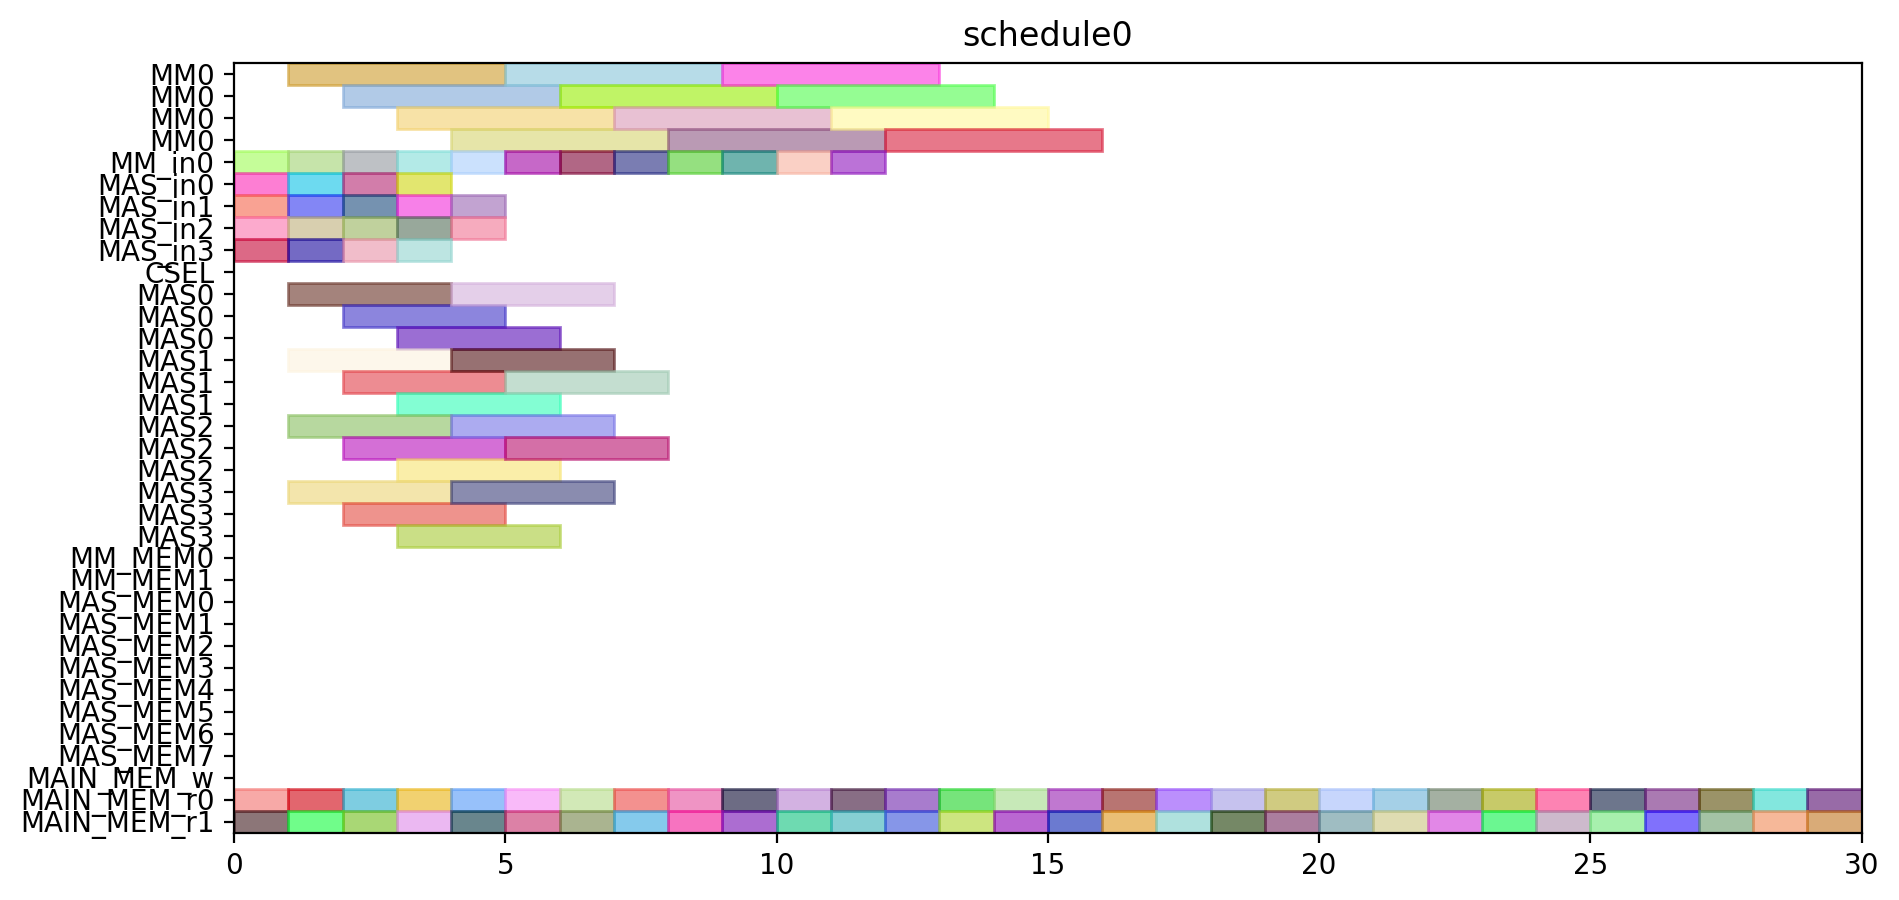

The Python source for this figure:
from pyschedule import Scenario, solvers, plotters, alt


def solve():
	horizon = 110
	S = Scenario("schedule0", horizon=horizon)

	# resource
	MM = S.Resources('MM', num=1, size=4)
	MM_in = S.Resources('MM_in', num=1)
	MAS_in = S.Resources('MAS_in', num=4)
	CSEL = S.Resource('CSEL')
	MAS = S.Resources('MAS', num=4, size=3, periods=range(1, horizon))
	MM_MEM = S.Resources('MM_MEM', num=2)
	MAS_MEM = S.Resources('MAS_MEM', num=8)
	MAIN_MEM_w = S.Resource('MAIN_MEM_w', size=1)
	MAIN_MEM_r = S.Resources('MAIN_MEM_r', num=2)

	# result of previous scheduling

	# new tasks
	c_t0_t0_t0 = S.Task('c_t0_t0_t0', length=4, delay_cost=1)
	c_t0_t0_t0 += alt(MM)
	c_t0_t0_t0_in = S.Task('c_t0_t0_t0_in', length=1, delay_cost=1)
	c_t0_t0_t0_in += alt(MM_in)
	S += c_t0_t0_t0_in*MM_in[0]<=c_t0_t0_t0*MM[0]

	c_t0_t0_t0_mem0 = S.Task('c_t0_t0_t0_mem0', length=1, delay_cost=1)
	c_t0_t0_t0_mem0 += MAIN_MEM_r[0]
	c_t0_t0_t0_mem1 = S.Task('c_t0_t0_t0_mem1', length=1, delay_cost=1)
	c_t0_t0_t0_mem1 += MAIN_MEM_r[1]
	c_t0_t0_t1 = S.Task('c_t0_t0_t1', length=4, delay_cost=1)
	c_t0_t0_t1 += alt(MM)
	c_t0_t0_t1_in = S.Task('c_t0_t0_t1_in', length=1, delay_cost=1)
	c_t0_t0_t1_in += alt(MM_in)
	S += c_t0_t0_t1_in*MM_in[0]<=c_t0_t0_t1*MM[0]

	c_t0_t0_t1_mem0 = S.Task('c_t0_t0_t1_mem0', length=1, delay_cost=1)
	c_t0_t0_t1_mem0 += MAIN_MEM_r[0]
	c_t0_t0_t1_mem1 = S.Task('c_t0_t0_t1_mem1', length=1, delay_cost=1)
	c_t0_t0_t1_mem1 += MAIN_MEM_r[1]
	c_t0_t0_t2 = S.Task('c_t0_t0_t2', length=3, delay_cost=1)
	c_t0_t0_t2 += alt(MAS)
	c_t0_t0_t2_in = S.Task('c_t0_t0_t2_in', length=1, delay_cost=1)
	c_t0_t0_t2_in += alt(MAS_in)
	S += c_t0_t0_t2_in*MAS_in[0]<=c_t0_t0_t2*MAS[0]

	S += c_t0_t0_t2_in*MAS_in[1]<=c_t0_t0_t2*MAS[1]

	S += c_t0_t0_t2_in*MAS_in[2]<=c_t0_t0_t2*MAS[2]

	S += c_t0_t0_t2_in*MAS_in[3]<=c_t0_t0_t2*MAS[3]

	c_t0_t0_t2_mem0 = S.Task('c_t0_t0_t2_mem0', length=1, delay_cost=1)
	c_t0_t0_t2_mem0 += MAIN_MEM_r[0]
	c_t0_t0_t2_mem1 = S.Task('c_t0_t0_t2_mem1', length=1, delay_cost=1)
	c_t0_t0_t2_mem1 += MAIN_MEM_r[1]
	c_t0_t0_t3 = S.Task('c_t0_t0_t3', length=3, delay_cost=1)
	c_t0_t0_t3 += alt(MAS)
	c_t0_t0_t3_in = S.Task('c_t0_t0_t3_in', length=1, delay_cost=1)
	c_t0_t0_t3_in += alt(MAS_in)
	S += c_t0_t0_t3_in*MAS_in[0]<=c_t0_t0_t3*MAS[0]

	S += c_t0_t0_t3_in*MAS_in[1]<=c_t0_t0_t3*MAS[1]

	S += c_t0_t0_t3_in*MAS_in[2]<=c_t0_t0_t3*MAS[2]

	S += c_t0_t0_t3_in*MAS_in[3]<=c_t0_t0_t3*MAS[3]

	c_t0_t0_t3_mem0 = S.Task('c_t0_t0_t3_mem0', length=1, delay_cost=1)
	c_t0_t0_t3_mem0 += MAIN_MEM_r[0]
	c_t0_t0_t3_mem1 = S.Task('c_t0_t0_t3_mem1', length=1, delay_cost=1)
	c_t0_t0_t3_mem1 += MAIN_MEM_r[1]
	c_t0_t1_t0 = S.Task('c_t0_t1_t0', length=4, delay_cost=1)
	c_t0_t1_t0 += alt(MM)
	c_t0_t1_t0_in = S.Task('c_t0_t1_t0_in', length=1, delay_cost=1)
	c_t0_t1_t0_in += alt(MM_in)
	S += c_t0_t1_t0_in*MM_in[0]<=c_t0_t1_t0*MM[0]

	c_t0_t1_t0_mem0 = S.Task('c_t0_t1_t0_mem0', length=1, delay_cost=1)
	c_t0_t1_t0_mem0 += MAIN_MEM_r[0]
	c_t0_t1_t0_mem1 = S.Task('c_t0_t1_t0_mem1', length=1, delay_cost=1)
	c_t0_t1_t0_mem1 += MAIN_MEM_r[1]
	c_t0_t1_t1 = S.Task('c_t0_t1_t1', length=4, delay_cost=1)
	c_t0_t1_t1 += alt(MM)
	c_t0_t1_t1_in = S.Task('c_t0_t1_t1_in', length=1, delay_cost=1)
	c_t0_t1_t1_in += alt(MM_in)
	S += c_t0_t1_t1_in*MM_in[0]<=c_t0_t1_t1*MM[0]

	c_t0_t1_t1_mem0 = S.Task('c_t0_t1_t1_mem0', length=1, delay_cost=1)
	c_t0_t1_t1_mem0 += MAIN_MEM_r[0]
	c_t0_t1_t1_mem1 = S.Task('c_t0_t1_t1_mem1', length=1, delay_cost=1)
	c_t0_t1_t1_mem1 += MAIN_MEM_r[1]
	c_t0_t1_t2 = S.Task('c_t0_t1_t2', length=3, delay_cost=1)
	c_t0_t1_t2 += alt(MAS)
	c_t0_t1_t2_in = S.Task('c_t0_t1_t2_in', length=1, delay_cost=1)
	c_t0_t1_t2_in += alt(MAS_in)
	S += c_t0_t1_t2_in*MAS_in[0]<=c_t0_t1_t2*MAS[0]

	S += c_t0_t1_t2_in*MAS_in[1]<=c_t0_t1_t2*MAS[1]

	S += c_t0_t1_t2_in*MAS_in[2]<=c_t0_t1_t2*MAS[2]

	S += c_t0_t1_t2_in*MAS_in[3]<=c_t0_t1_t2*MAS[3]

	c_t0_t1_t2_mem0 = S.Task('c_t0_t1_t2_mem0', length=1, delay_cost=1)
	c_t0_t1_t2_mem0 += MAIN_MEM_r[0]
	c_t0_t1_t2_mem1 = S.Task('c_t0_t1_t2_mem1', length=1, delay_cost=1)
	c_t0_t1_t2_mem1 += MAIN_MEM_r[1]
	c_t0_t1_t3 = S.Task('c_t0_t1_t3', length=3, delay_cost=1)
	c_t0_t1_t3 += alt(MAS)
	c_t0_t1_t3_in = S.Task('c_t0_t1_t3_in', length=1, delay_cost=1)
	c_t0_t1_t3_in += alt(MAS_in)
	S += c_t0_t1_t3_in*MAS_in[0]<=c_t0_t1_t3*MAS[0]

	S += c_t0_t1_t3_in*MAS_in[1]<=c_t0_t1_t3*MAS[1]

	S += c_t0_t1_t3_in*MAS_in[2]<=c_t0_t1_t3*MAS[2]

	S += c_t0_t1_t3_in*MAS_in[3]<=c_t0_t1_t3*MAS[3]

	c_t0_t1_t3_mem0 = S.Task('c_t0_t1_t3_mem0', length=1, delay_cost=1)
	c_t0_t1_t3_mem0 += MAIN_MEM_r[0]
	c_t0_t1_t3_mem1 = S.Task('c_t0_t1_t3_mem1', length=1, delay_cost=1)
	c_t0_t1_t3_mem1 += MAIN_MEM_r[1]
	c_t0_t20 = S.Task('c_t0_t20', length=3, delay_cost=1)
	c_t0_t20 += alt(MAS)
	c_t0_t20_in = S.Task('c_t0_t20_in', length=1, delay_cost=1)
	c_t0_t20_in += alt(MAS_in)
	S += c_t0_t20_in*MAS_in[0]<=c_t0_t20*MAS[0]

	S += c_t0_t20_in*MAS_in[1]<=c_t0_t20*MAS[1]

	S += c_t0_t20_in*MAS_in[2]<=c_t0_t20*MAS[2]

	S += c_t0_t20_in*MAS_in[3]<=c_t0_t20*MAS[3]

	c_t0_t20_mem0 = S.Task('c_t0_t20_mem0', length=1, delay_cost=1)
	c_t0_t20_mem0 += MAIN_MEM_r[0]
	c_t0_t20_mem1 = S.Task('c_t0_t20_mem1', length=1, delay_cost=1)
	c_t0_t20_mem1 += MAIN_MEM_r[1]
	c_t0_t21 = S.Task('c_t0_t21', length=3, delay_cost=1)
	c_t0_t21 += alt(MAS)
	c_t0_t21_in = S.Task('c_t0_t21_in', length=1, delay_cost=1)
	c_t0_t21_in += alt(MAS_in)
	S += c_t0_t21_in*MAS_in[0]<=c_t0_t21*MAS[0]

	S += c_t0_t21_in*MAS_in[1]<=c_t0_t21*MAS[1]

	S += c_t0_t21_in*MAS_in[2]<=c_t0_t21*MAS[2]

	S += c_t0_t21_in*MAS_in[3]<=c_t0_t21*MAS[3]

	c_t0_t21_mem0 = S.Task('c_t0_t21_mem0', length=1, delay_cost=1)
	c_t0_t21_mem0 += MAIN_MEM_r[0]
	c_t0_t21_mem1 = S.Task('c_t0_t21_mem1', length=1, delay_cost=1)
	c_t0_t21_mem1 += MAIN_MEM_r[1]
	c_t0_t30 = S.Task('c_t0_t30', length=3, delay_cost=1)
	c_t0_t30 += alt(MAS)
	c_t0_t30_in = S.Task('c_t0_t30_in', length=1, delay_cost=1)
	c_t0_t30_in += alt(MAS_in)
	S += c_t0_t30_in*MAS_in[0]<=c_t0_t30*MAS[0]

	S += c_t0_t30_in*MAS_in[1]<=c_t0_t30*MAS[1]

	S += c_t0_t30_in*MAS_in[2]<=c_t0_t30*MAS[2]

	S += c_t0_t30_in*MAS_in[3]<=c_t0_t30*MAS[3]

	c_t0_t30_mem0 = S.Task('c_t0_t30_mem0', length=1, delay_cost=1)
	c_t0_t30_mem0 += MAIN_MEM_r[0]
	c_t0_t30_mem1 = S.Task('c_t0_t30_mem1', length=1, delay_cost=1)
	c_t0_t30_mem1 += MAIN_MEM_r[1]
	c_t0_t31 = S.Task('c_t0_t31', length=3, delay_cost=1)
	c_t0_t31 += alt(MAS)
	c_t0_t31_in = S.Task('c_t0_t31_in', length=1, delay_cost=1)
	c_t0_t31_in += alt(MAS_in)
	S += c_t0_t31_in*MAS_in[0]<=c_t0_t31*MAS[0]

	S += c_t0_t31_in*MAS_in[1]<=c_t0_t31*MAS[1]

	S += c_t0_t31_in*MAS_in[2]<=c_t0_t31*MAS[2]

	S += c_t0_t31_in*MAS_in[3]<=c_t0_t31*MAS[3]

	c_t0_t31_mem0 = S.Task('c_t0_t31_mem0', length=1, delay_cost=1)
	c_t0_t31_mem0 += MAIN_MEM_r[0]
	c_t0_t31_mem1 = S.Task('c_t0_t31_mem1', length=1, delay_cost=1)
	c_t0_t31_mem1 += MAIN_MEM_r[1]
	c_t1_t0_t0 = S.Task('c_t1_t0_t0', length=4, delay_cost=1)
	c_t1_t0_t0 += alt(MM)
	c_t1_t0_t0_in = S.Task('c_t1_t0_t0_in', length=1, delay_cost=1)
	c_t1_t0_t0_in += alt(MM_in)
	S += c_t1_t0_t0_in*MM_in[0]<=c_t1_t0_t0*MM[0]

	c_t1_t0_t0_mem0 = S.Task('c_t1_t0_t0_mem0', length=1, delay_cost=1)
	c_t1_t0_t0_mem0 += MAIN_MEM_r[0]
	c_t1_t0_t0_mem1 = S.Task('c_t1_t0_t0_mem1', length=1, delay_cost=1)
	c_t1_t0_t0_mem1 += MAIN_MEM_r[1]
	c_t1_t0_t1 = S.Task('c_t1_t0_t1', length=4, delay_cost=1)
	c_t1_t0_t1 += alt(MM)
	c_t1_t0_t1_in = S.Task('c_t1_t0_t1_in', length=1, delay_cost=1)
	c_t1_t0_t1_in += alt(MM_in)
	S += c_t1_t0_t1_in*MM_in[0]<=c_t1_t0_t1*MM[0]

	c_t1_t0_t1_mem0 = S.Task('c_t1_t0_t1_mem0', length=1, delay_cost=1)
	c_t1_t0_t1_mem0 += MAIN_MEM_r[0]
	c_t1_t0_t1_mem1 = S.Task('c_t1_t0_t1_mem1', length=1, delay_cost=1)
	c_t1_t0_t1_mem1 += MAIN_MEM_r[1]
	c_t1_t0_t2 = S.Task('c_t1_t0_t2', length=3, delay_cost=1)
	c_t1_t0_t2 += alt(MAS)
	c_t1_t0_t2_in = S.Task('c_t1_t0_t2_in', length=1, delay_cost=1)
	c_t1_t0_t2_in += alt(MAS_in)
	S += c_t1_t0_t2_in*MAS_in[0]<=c_t1_t0_t2*MAS[0]

	S += c_t1_t0_t2_in*MAS_in[1]<=c_t1_t0_t2*MAS[1]

	S += c_t1_t0_t2_in*MAS_in[2]<=c_t1_t0_t2*MAS[2]

	S += c_t1_t0_t2_in*MAS_in[3]<=c_t1_t0_t2*MAS[3]

	c_t1_t0_t2_mem0 = S.Task('c_t1_t0_t2_mem0', length=1, delay_cost=1)
	c_t1_t0_t2_mem0 += MAIN_MEM_r[0]
	c_t1_t0_t2_mem1 = S.Task('c_t1_t0_t2_mem1', length=1, delay_cost=1)
	c_t1_t0_t2_mem1 += MAIN_MEM_r[1]
	c_t1_t0_t3 = S.Task('c_t1_t0_t3', length=3, delay_cost=1)
	c_t1_t0_t3 += alt(MAS)
	c_t1_t0_t3_in = S.Task('c_t1_t0_t3_in', length=1, delay_cost=1)
	c_t1_t0_t3_in += alt(MAS_in)
	S += c_t1_t0_t3_in*MAS_in[0]<=c_t1_t0_t3*MAS[0]

	S += c_t1_t0_t3_in*MAS_in[1]<=c_t1_t0_t3*MAS[1]

	S += c_t1_t0_t3_in*MAS_in[2]<=c_t1_t0_t3*MAS[2]

	S += c_t1_t0_t3_in*MAS_in[3]<=c_t1_t0_t3*MAS[3]

	c_t1_t0_t3_mem0 = S.Task('c_t1_t0_t3_mem0', length=1, delay_cost=1)
	c_t1_t0_t3_mem0 += MAIN_MEM_r[0]
	c_t1_t0_t3_mem1 = S.Task('c_t1_t0_t3_mem1', length=1, delay_cost=1)
	c_t1_t0_t3_mem1 += MAIN_MEM_r[1]
	c_t1_t1_t0 = S.Task('c_t1_t1_t0', length=4, delay_cost=1)
	c_t1_t1_t0 += alt(MM)
	c_t1_t1_t0_in = S.Task('c_t1_t1_t0_in', length=1, delay_cost=1)
	c_t1_t1_t0_in += alt(MM_in)
	S += c_t1_t1_t0_in*MM_in[0]<=c_t1_t1_t0*MM[0]

	c_t1_t1_t0_mem0 = S.Task('c_t1_t1_t0_mem0', length=1, delay_cost=1)
	c_t1_t1_t0_mem0 += MAIN_MEM_r[0]
	c_t1_t1_t0_mem1 = S.Task('c_t1_t1_t0_mem1', length=1, delay_cost=1)
	c_t1_t1_t0_mem1 += MAIN_MEM_r[1]
	c_t1_t1_t1 = S.Task('c_t1_t1_t1', length=4, delay_cost=1)
	c_t1_t1_t1 += alt(MM)
	c_t1_t1_t1_in = S.Task('c_t1_t1_t1_in', length=1, delay_cost=1)
	c_t1_t1_t1_in += alt(MM_in)
	S += c_t1_t1_t1_in*MM_in[0]<=c_t1_t1_t1*MM[0]

	c_t1_t1_t1_mem0 = S.Task('c_t1_t1_t1_mem0', length=1, delay_cost=1)
	c_t1_t1_t1_mem0 += MAIN_MEM_r[0]
	c_t1_t1_t1_mem1 = S.Task('c_t1_t1_t1_mem1', length=1, delay_cost=1)
	c_t1_t1_t1_mem1 += MAIN_MEM_r[1]
	c_t1_t1_t2 = S.Task('c_t1_t1_t2', length=3, delay_cost=1)
	c_t1_t1_t2 += alt(MAS)
	c_t1_t1_t2_in = S.Task('c_t1_t1_t2_in', length=1, delay_cost=1)
	c_t1_t1_t2_in += alt(MAS_in)
	S += c_t1_t1_t2_in*MAS_in[0]<=c_t1_t1_t2*MAS[0]

	S += c_t1_t1_t2_in*MAS_in[1]<=c_t1_t1_t2*MAS[1]

	S += c_t1_t1_t2_in*MAS_in[2]<=c_t1_t1_t2*MAS[2]

	S += c_t1_t1_t2_in*MAS_in[3]<=c_t1_t1_t2*MAS[3]

	c_t1_t1_t2_mem0 = S.Task('c_t1_t1_t2_mem0', length=1, delay_cost=1)
	c_t1_t1_t2_mem0 += MAIN_MEM_r[0]
	c_t1_t1_t2_mem1 = S.Task('c_t1_t1_t2_mem1', length=1, delay_cost=1)
	c_t1_t1_t2_mem1 += MAIN_MEM_r[1]
	c_t1_t1_t3 = S.Task('c_t1_t1_t3', length=3, delay_cost=1)
	c_t1_t1_t3 += alt(MAS)
	c_t1_t1_t3_in = S.Task('c_t1_t1_t3_in', length=1, delay_cost=1)
	c_t1_t1_t3_in += alt(MAS_in)
	S += c_t1_t1_t3_in*MAS_in[0]<=c_t1_t1_t3*MAS[0]

	S += c_t1_t1_t3_in*MAS_in[1]<=c_t1_t1_t3*MAS[1]

	S += c_t1_t1_t3_in*MAS_in[2]<=c_t1_t1_t3*MAS[2]

	S += c_t1_t1_t3_in*MAS_in[3]<=c_t1_t1_t3*MAS[3]

	c_t1_t1_t3_mem0 = S.Task('c_t1_t1_t3_mem0', length=1, delay_cost=1)
	c_t1_t1_t3_mem0 += MAIN_MEM_r[0]
	c_t1_t1_t3_mem1 = S.Task('c_t1_t1_t3_mem1', length=1, delay_cost=1)
	c_t1_t1_t3_mem1 += MAIN_MEM_r[1]
	c_t1_t20 = S.Task('c_t1_t20', length=3, delay_cost=1)
	c_t1_t20 += alt(MAS)
	c_t1_t20_in = S.Task('c_t1_t20_in', length=1, delay_cost=1)
	c_t1_t20_in += alt(MAS_in)
	S += c_t1_t20_in*MAS_in[0]<=c_t1_t20*MAS[0]

	S += c_t1_t20_in*MAS_in[1]<=c_t1_t20*MAS[1]

	S += c_t1_t20_in*MAS_in[2]<=c_t1_t20*MAS[2]

	S += c_t1_t20_in*MAS_in[3]<=c_t1_t20*MAS[3]

	c_t1_t20_mem0 = S.Task('c_t1_t20_mem0', length=1, delay_cost=1)
	c_t1_t20_mem0 += MAIN_MEM_r[0]
	c_t1_t20_mem1 = S.Task('c_t1_t20_mem1', length=1, delay_cost=1)
	c_t1_t20_mem1 += MAIN_MEM_r[1]
	c_t1_t21 = S.Task('c_t1_t21', length=3, delay_cost=1)
	c_t1_t21 += alt(MAS)
	c_t1_t21_in = S.Task('c_t1_t21_in', length=1, delay_cost=1)
	c_t1_t21_in += alt(MAS_in)
	S += c_t1_t21_in*MAS_in[0]<=c_t1_t21*MAS[0]

	S += c_t1_t21_in*MAS_in[1]<=c_t1_t21*MAS[1]

	S += c_t1_t21_in*MAS_in[2]<=c_t1_t21*MAS[2]

	S += c_t1_t21_in*MAS_in[3]<=c_t1_t21*MAS[3]

	c_t1_t21_mem0 = S.Task('c_t1_t21_mem0', length=1, delay_cost=1)
	c_t1_t21_mem0 += MAIN_MEM_r[0]
	c_t1_t21_mem1 = S.Task('c_t1_t21_mem1', length=1, delay_cost=1)
	c_t1_t21_mem1 += MAIN_MEM_r[1]
	c_t1_t30 = S.Task('c_t1_t30', length=3, delay_cost=1)
	c_t1_t30 += alt(MAS)
	c_t1_t30_in = S.Task('c_t1_t30_in', length=1, delay_cost=1)
	c_t1_t30_in += alt(MAS_in)
	S += c_t1_t30_in*MAS_in[0]<=c_t1_t30*MAS[0]

	S += c_t1_t30_in*MAS_in[1]<=c_t1_t30*MAS[1]

	S += c_t1_t30_in*MAS_in[2]<=c_t1_t30*MAS[2]

	S += c_t1_t30_in*MAS_in[3]<=c_t1_t30*MAS[3]

	c_t1_t30_mem0 = S.Task('c_t1_t30_mem0', length=1, delay_cost=1)
	c_t1_t30_mem0 += MAIN_MEM_r[0]
	c_t1_t30_mem1 = S.Task('c_t1_t30_mem1', length=1, delay_cost=1)
	c_t1_t30_mem1 += MAIN_MEM_r[1]
	c_t1_t31 = S.Task('c_t1_t31', length=3, delay_cost=1)
	c_t1_t31 += alt(MAS)
	c_t1_t31_in = S.Task('c_t1_t31_in', length=1, delay_cost=1)
	c_t1_t31_in += alt(MAS_in)
	S += c_t1_t31_in*MAS_in[0]<=c_t1_t31*MAS[0]

	S += c_t1_t31_in*MAS_in[1]<=c_t1_t31*MAS[1]

	S += c_t1_t31_in*MAS_in[2]<=c_t1_t31*MAS[2]

	S += c_t1_t31_in*MAS_in[3]<=c_t1_t31*MAS[3]

	c_t1_t31_mem0 = S.Task('c_t1_t31_mem0', length=1, delay_cost=1)
	c_t1_t31_mem0 += MAIN_MEM_r[0]
	c_t1_t31_mem1 = S.Task('c_t1_t31_mem1', length=1, delay_cost=1)
	c_t1_t31_mem1 += MAIN_MEM_r[1]
	c_t2_t0_t0 = S.Task('c_t2_t0_t0', length=4, delay_cost=1)
	c_t2_t0_t0 += alt(MM)
	c_t2_t0_t0_in = S.Task('c_t2_t0_t0_in', length=1, delay_cost=1)
	c_t2_t0_t0_in += alt(MM_in)
	S += c_t2_t0_t0_in*MM_in[0]<=c_t2_t0_t0*MM[0]

	c_t2_t0_t0_mem0 = S.Task('c_t2_t0_t0_mem0', length=1, delay_cost=1)
	c_t2_t0_t0_mem0 += MAIN_MEM_r[0]
	c_t2_t0_t0_mem1 = S.Task('c_t2_t0_t0_mem1', length=1, delay_cost=1)
	c_t2_t0_t0_mem1 += MAIN_MEM_r[1]
	c_t2_t0_t1 = S.Task('c_t2_t0_t1', length=4, delay_cost=1)
	c_t2_t0_t1 += alt(MM)
	c_t2_t0_t1_in = S.Task('c_t2_t0_t1_in', length=1, delay_cost=1)
	c_t2_t0_t1_in += alt(MM_in)
	S += c_t2_t0_t1_in*MM_in[0]<=c_t2_t0_t1*MM[0]

	c_t2_t0_t1_mem0 = S.Task('c_t2_t0_t1_mem0', length=1, delay_cost=1)
	c_t2_t0_t1_mem0 += MAIN_MEM_r[0]
	c_t2_t0_t1_mem1 = S.Task('c_t2_t0_t1_mem1', length=1, delay_cost=1)
	c_t2_t0_t1_mem1 += MAIN_MEM_r[1]
	c_t2_t0_t2 = S.Task('c_t2_t0_t2', length=3, delay_cost=1)
	c_t2_t0_t2 += alt(MAS)
	c_t2_t0_t2_in = S.Task('c_t2_t0_t2_in', length=1, delay_cost=1)
	c_t2_t0_t2_in += alt(MAS_in)
	S += c_t2_t0_t2_in*MAS_in[0]<=c_t2_t0_t2*MAS[0]

	S += c_t2_t0_t2_in*MAS_in[1]<=c_t2_t0_t2*MAS[1]

	S += c_t2_t0_t2_in*MAS_in[2]<=c_t2_t0_t2*MAS[2]

	S += c_t2_t0_t2_in*MAS_in[3]<=c_t2_t0_t2*MAS[3]

	c_t2_t0_t2_mem0 = S.Task('c_t2_t0_t2_mem0', length=1, delay_cost=1)
	c_t2_t0_t2_mem0 += MAIN_MEM_r[0]
	c_t2_t0_t2_mem1 = S.Task('c_t2_t0_t2_mem1', length=1, delay_cost=1)
	c_t2_t0_t2_mem1 += MAIN_MEM_r[1]
	c_t2_t0_t3 = S.Task('c_t2_t0_t3', length=3, delay_cost=1)
	c_t2_t0_t3 += alt(MAS)
	c_t2_t0_t3_in = S.Task('c_t2_t0_t3_in', length=1, delay_cost=1)
	c_t2_t0_t3_in += alt(MAS_in)
	S += c_t2_t0_t3_in*MAS_in[0]<=c_t2_t0_t3*MAS[0]

	S += c_t2_t0_t3_in*MAS_in[1]<=c_t2_t0_t3*MAS[1]

	S += c_t2_t0_t3_in*MAS_in[2]<=c_t2_t0_t3*MAS[2]

	S += c_t2_t0_t3_in*MAS_in[3]<=c_t2_t0_t3*MAS[3]

	c_t2_t0_t3_mem0 = S.Task('c_t2_t0_t3_mem0', length=1, delay_cost=1)
	c_t2_t0_t3_mem0 += MAIN_MEM_r[0]
	c_t2_t0_t3_mem1 = S.Task('c_t2_t0_t3_mem1', length=1, delay_cost=1)
	c_t2_t0_t3_mem1 += MAIN_MEM_r[1]
	c_t2_t1_t0 = S.Task('c_t2_t1_t0', length=4, delay_cost=1)
	c_t2_t1_t0 += alt(MM)
	c_t2_t1_t0_in = S.Task('c_t2_t1_t0_in', length=1, delay_cost=1)
	c_t2_t1_t0_in += alt(MM_in)
	S += c_t2_t1_t0_in*MM_in[0]<=c_t2_t1_t0*MM[0]

	c_t2_t1_t0_mem0 = S.Task('c_t2_t1_t0_mem0', length=1, delay_cost=1)
	c_t2_t1_t0_mem0 += MAIN_MEM_r[0]
	c_t2_t1_t0_mem1 = S.Task('c_t2_t1_t0_mem1', length=1, delay_cost=1)
	c_t2_t1_t0_mem1 += MAIN_MEM_r[1]
	c_t2_t1_t1 = S.Task('c_t2_t1_t1', length=4, delay_cost=1)
	c_t2_t1_t1 += alt(MM)
	c_t2_t1_t1_in = S.Task('c_t2_t1_t1_in', length=1, delay_cost=1)
	c_t2_t1_t1_in += alt(MM_in)
	S += c_t2_t1_t1_in*MM_in[0]<=c_t2_t1_t1*MM[0]

	c_t2_t1_t1_mem0 = S.Task('c_t2_t1_t1_mem0', length=1, delay_cost=1)
	c_t2_t1_t1_mem0 += MAIN_MEM_r[0]
	c_t2_t1_t1_mem1 = S.Task('c_t2_t1_t1_mem1', length=1, delay_cost=1)
	c_t2_t1_t1_mem1 += MAIN_MEM_r[1]
	solvers.mip.solve(S,msg=1,kind='CPLEX',ratio_gap=1.01)

	solution = [['hoge']*len(S.solution()[1]) for i in range(len(S.solution()))]
	for i in range(len(S.solution())):
		for j in range(len(S.solution()[i])):
			solution[i][j]=str(S.solution()[i][j])
	print(solution)

	cycles = int(solution[-1][3])

	pic_file_name = "/home/mfukuda/ABE/multiRAM_multiMAS_16mux/scheduling_result/stage4MM1_stage3MAS4/MUL/schedule0.png"
	if(S.solution() != []):
		plotters.matplotlib.plot(S,img_filename=pic_file_name, show_task_labels=False, fig_size=(cycles*0.25+3, 5))

	return solution
